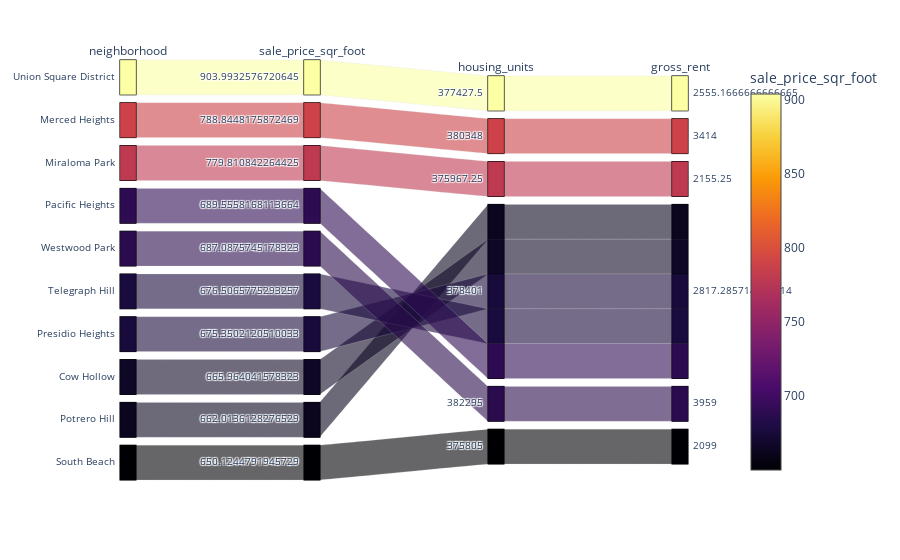

Notebook source saved alongside this figure:
### Code cell
# Parallel Categories Plot
# YOUR CODE HERE!

### Figure 1 — Plotly figure (JSON) as saved in the notebook; plotly's stock layout.template omitted (floating-point values rounded to 4 significant figures)
{"data": [{"dimensions": [{"label": "neighborhood", "values": ["Union Square District", "Merced Heights", "Miraloma Park", "Pacific Heights", "Westwood Park", "Telegraph Hill", "Presidio Heights", "Cow Hollow", "Potrero Hill", "South Beach"]}, {"label": "sale_price_sqr_foot", "values": [904.0, 788.8, 779.8, 689.6, 687.1, 676.5, 675.4, 666.0, 662.0, 650.1]}, {"label": "housing_units", "values": [377400.0, 380348, 376000.0, 378401, 382295, 378401, 378401, 378401, 378401, 375805]}, {"label": "gross_rent", "values": [2555.0, 3414, 2155.0, 2817.0, 3959, 2817.0, 2817.0, 2817.0, 2817.0, 2099]}], "line": {"color": [904.0, 788.8, 779.8, 689.6, 687.1, 676.5, 675.4, 666.0, 662.0, 650.1], "coloraxis": "coloraxis"}, "name": "", "type": "parcats", "uid": "b6ad3bdb-28d6-4843-b947-49a915fceca7"}], "layout": {"autosize": true, "coloraxis": {"colorbar": {"title": {"text": "sale_price_sqr_foot"}}, "colorscale": [[0, "#000004"], [0.1111, "#1b0c41"], [0.2222, "#4a0c6b"], [0.3333, "#781c6d"], [0.4444, "#a52c60"], [0.5556, "#cf4446"], [0.6667, "#ed6925"], [0.7778, "#fb9b06"], [0.8889, "#f7d13d"], [1, "#fcffa4"]]}, "legend": {"tracegroupgap": 0}, "margin": {"t": 60}}}
